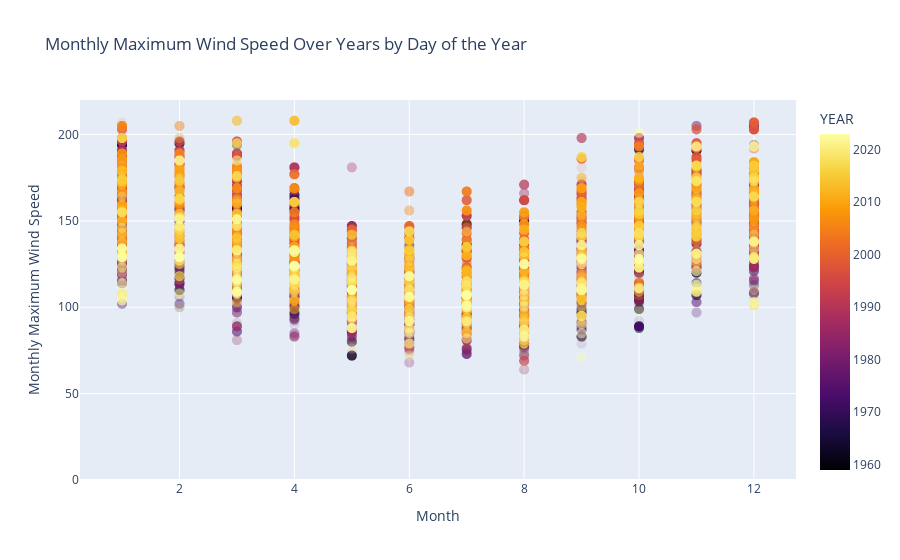

Notebook code cell kept with this figure:
### Code cell
# MAximum wind speed over Period

wind_data = df

fig = px.scatter(df, x='MONTH', y='SPEED_MAX', color='YEAR', title='Monthly Maximum Wind Speed Over Years by Day of the Year',color_continuous_scale=px.colors.sequential.Inferno)

fig.update_xaxes(title='Month')
fig.update_yaxes(title='Monthly Maximum Wind Speed')
fig.update_traces(opacity=.1, marker={'size': 10})
fig.update_layout(yaxis_range=[0, 220])
fig.show()

### Figure 1 — Plotly figure (JSON) as saved in the notebook; plotly's stock layout.template omitted (floating-point values rounded to 4 significant figures; data arrays with more than 128 entries replaced by an {"elided": "..."} marker saying what was removed)
{"data": [{"hovertemplate": "MONTH=%{x}<br>SPEED_MAX=%{y}<br>YEAR=%{marker.color}<extra></extra>", "legendgroup": "", "marker": {"color": {"elided": "23206 int values"}, "coloraxis": "coloraxis", "size": 10, "symbol": "circle"}, "mode": "markers", "name": "", "opacity": 0.1, "showlegend": false, "type": "scattergl", "x": {"elided": "23206 int values"}, "xaxis": "x", "y": {"elided": "23206 int values"}, "yaxis": "y"}], "layout": {"coloraxis": {"colorbar": {"title": {"text": "YEAR"}}, "colorscale": [[0, "#000004"], [0.1111, "#1b0c41"], [0.2222, "#4a0c6b"], [0.3333, "#781c6d"], [0.4444, "#a52c60"], [0.5556, "#cf4446"], [0.6667, "#ed6925"], [0.7778, "#fb9b06"], [0.8889, "#f7d13d"], [1, "#fcffa4"]]}, "legend": {"tracegroupgap": 0}, "title": {"text": "Monthly Maximum Wind Speed Over Years by Day of the Year"}, "xaxis": {"anchor": "y", "domain": [0, 1], "title": {"text": "Month"}}, "yaxis": {"anchor": "x", "domain": [0, 1], "range": [0, 220], "title": {"text": "Monthly Maximum Wind Speed"}}}}
